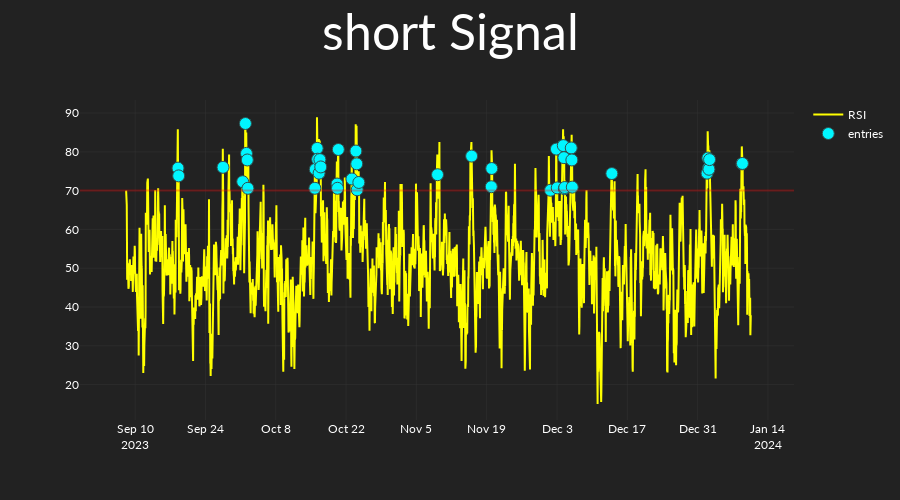
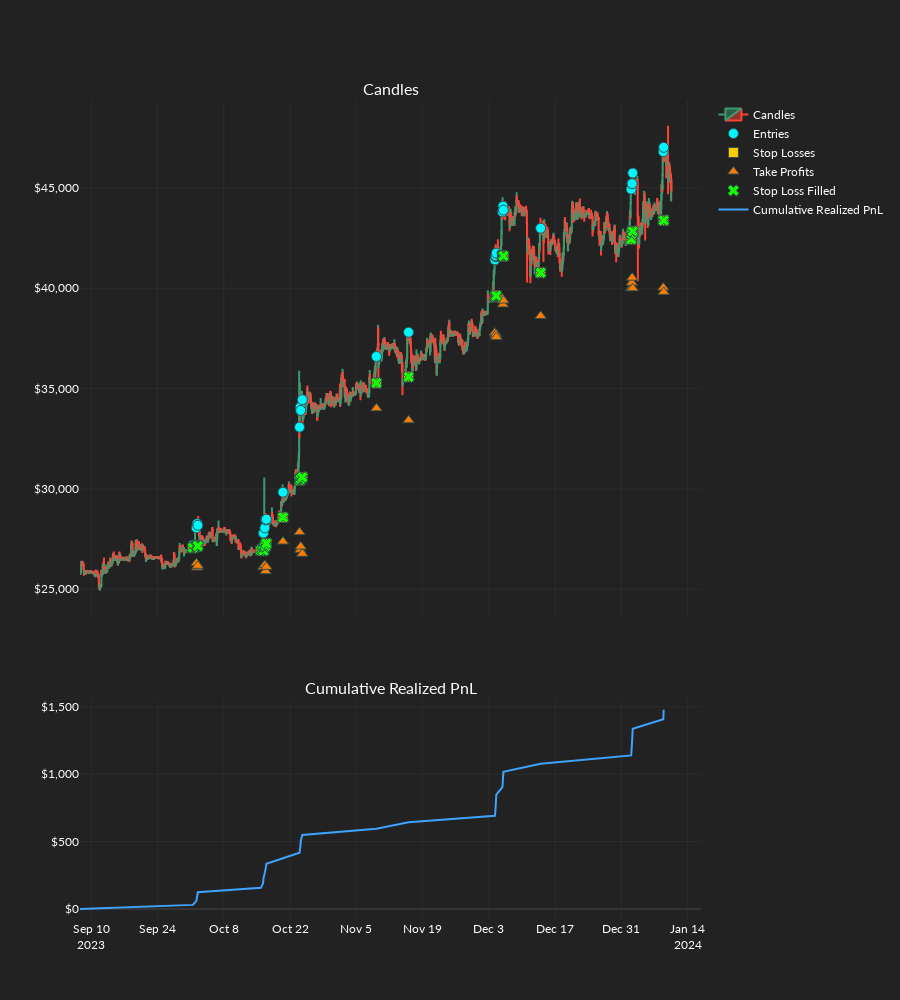

These figures' notebook cell, in order:
### Code cell
order_records_df = or_backtest(
    backtest_settings=backtest_settings,
    candles=candles,
    dos_arrays=dos_arrays,
    exchange_settings=exchange_settings,
    static_os=static_os,
    strategy=short_strat,
    dos_index=19,
    ind_set_index=4,
    plot_results=True,
    logger_bool=True,
)

### Figure 1 — Plotly figure (JSON) as saved in the notebook; plotly's stock layout.template omitted (floating-point values rounded to 4 significant figures; data arrays with more than 128 entries replaced by an {"elided": "..."} marker saying what was removed)
{"data": [{"line": {"color": "yellow"}, "name": "RSI", "type": "scatter", "x": {"elided": "3000 str values"}, "y": {"elided": "3000 float values"}}, {"marker": {"color": "#00F6FF", "line": {"color": "DarkSlateGrey", "width": 1}, "size": 12, "symbol": "circle"}, "mode": "markers", "name": "entries", "type": "scatter", "x": {"elided": "3000 str values"}, "y": {"elided": "3000 float values"}}], "layout": {"height": 500, "shapes": [{"line": {"color": "red"}, "opacity": 0.3, "type": "line", "x0": 0, "x1": 1, "xref": "x domain", "y0": 70, "y1": 70, "yref": "y"}], "title": {"font": {"size": 50}, "text": "short Signal", "x": 0.5, "xanchor": "center"}, "xaxis": {"rangeslider": {"visible": false}}}}

### Figure 2 — Plotly figure (JSON) as saved in the notebook; plotly's stock layout.template omitted (floating-point values rounded to 4 significant figures; data arrays with more than 128 entries replaced by an {"elided": "..."} marker saying what was removed)
{"data": [{"close": {"elided": "3000 float values"}, "high": {"elided": "3000 float values"}, "low": {"elided": "3000 float values"}, "name": "Candles", "open": {"elided": "3000 float values"}, "type": "candlestick", "x": {"elided": "3000 str values"}, "xaxis": "x", "yaxis": "y"}, {"marker": {"color": "#00F6FF", "line": {"color": "DarkSlateGrey", "width": 1}, "size": 10, "symbol": "circle"}, "mode": "markers", "name": "Entries", "type": "scatter", "x": ["2023-10-01T11:00:00", "2023-10-02T05:00:00", "2023-10-02T09:00:00", "2023-10-02T12:00:00", "2023-10-15T20:00:00", "2023-10-16T07:00:00", "2023-10-16T09:00:00", "2023-10-16T16:00:00", "2023-10-16T20:00:00", "2023-10-17T00:00:00", "2023-10-20T12:00:00", "2023-10-24T00:00:00", "2023-10-24T04:00:00", "2023-10-24T06:00:00", "2023-10-24T14:00:00", "2023-11-09T06:00:00", "2023-11-16T01:00:00", "2023-12-04T07:00:00", "2023-12-04T10:00:00", "2023-12-04T12:00:00", "2023-12-04T14:00:00", "2023-12-05T21:00:00", "2023-12-06T00:00:00", "2023-12-06T02:00:00", "2023-12-13T23:00:00", "2024-01-02T02:00:00", "2024-01-02T05:00:00", "2024-01-02T07:00:00", "2024-01-02T10:00:00", "2024-01-08T21:00:00", "2024-01-08T23:00:00"], "xaxis": "x", "y": [27200.0, 28050.0, 28260.0, 28180.0, 27030.0, 27800.0, 27790.0, 28054, 28450.0, 28490.0, 29830.0, 33070.0, 34070.0, 33910.0, 34440.0, 36590.0, 37800.0, 41410.0, 41560.0, 41610.0, 41740.0, 43790.0, 44080.0, 43890.0, 42980.0, 44930.0, 45210.0, 45200.0, 45730.0, 46800.0, 47010.0], "yaxis": "y"}, {"marker": {"color": "#FFCA00", "line": {"color": "DarkSlateGrey", "width": 1}, "size": 10, "symbol": "square"}, "mode": "markers", "name": "Stop Losses", "type": "scatter", "x": ["2023-10-01T11:00:00", "2023-10-02T05:00:00", "2023-10-02T09:00:00", "2023-10-02T12:00:00", "2023-10-15T20:00:00", "2023-10-16T07:00:00", "2023-10-16T09:00:00", "2023-10-16T16:00:00", "2023-10-16T20:00:00", "2023-10-17T00:00:00", "2023-10-20T12:00:00", "2023-10-24T00:00:00", "2023-10-24T04:00:00", "2023-10-24T06:00:00", "2023-10-24T14:00:00", "2023-11-09T06:00:00", "2023-11-16T01:00:00", "2023-12-04T07:00:00", "2023-12-04T10:00:00", "2023-12-04T12:00:00", "2023-12-04T14:00:00", "2023-12-05T21:00:00", "2023-12-06T00:00:00", "2023-12-06T02:00:00", "2023-12-13T23:00:00", "2024-01-02T02:00:00", "2024-01-02T05:00:00", "2024-01-02T07:00:00", "2024-01-02T10:00:00", "2024-01-08T21:00:00", "2024-01-08T23:00:00"], "xaxis": "x", "y": [27060.0, 27150.0, 27150.0, 27150.0, 26930.0, 26930.0, 26930.0, 27110.0, 27150.0, 27280.0, 28581, 30430.0, 30490.0, 30490.0, 30580.0, 35270.0, 35580.0, 39560.0, 39570.0, 39620.0, 39620.0, 41600.0, 41600.0, 41600.0, 40770.0, 42430, 42710.0, 42830.0, 42830.0, 43380.0, 43380.0], "yaxis": "y"}, {"marker": {"color": "#FF7B00", "line": {"color": "DarkSlateGrey", "width": 1}, "size": 10, "symbol": "triangle-up"}, "mode": "markers", "name": "Take Profits", "type": "scatter", "x": ["2023-10-01T11:00:00", "2023-10-02T05:00:00", "2023-10-02T09:00:00", "2023-10-02T12:00:00", "2023-10-15T20:00:00", "2023-10-16T07:00:00", "2023-10-16T09:00:00", "2023-10-16T16:00:00", "2023-10-16T20:00:00", "2023-10-17T00:00:00", "2023-10-20T12:00:00", "2023-10-24T00:00:00", "2023-10-24T04:00:00", "2023-10-24T06:00:00", "2023-10-24T14:00:00", "2023-11-09T06:00:00", "2023-11-16T01:00:00", "2023-12-04T07:00:00", "2023-12-04T10:00:00", "2023-12-04T12:00:00", "2023-12-04T14:00:00", "2023-12-05T21:00:00", "2023-12-06T00:00:00", "2023-12-06T02:00:00", "2023-12-13T23:00:00", "2024-01-02T02:00:00", "2024-01-02T05:00:00", "2024-01-02T07:00:00", "2024-01-02T10:00:00", "2024-01-08T21:00:00", "2024-01-08T23:00:00"], "xaxis": "x", "y": [26970.0, 26300.0, 26080.0, 26160.0, 26860.0, 26090.0, 26100.0, 26200.0, 25900.0, 26113, 27380.0, 27840, 26962, 27120.0, 26770.0, 34010.0, 33410.0, 37780.0, 37640.0, 37690.0, 37560.0, 39470.0, 39190.0, 39380.0, 38610.0, 40000.0, 40270.0, 40520.0, 39990.0, 40020.0, 39810.0], "yaxis": "y"}, {"marker": {"color": ["#14FF00", "#14FF00", "#14FF00", "#14FF00", "#14FF00", "#14FF00", "#14FF00", "#14FF00", "#14FF00", "#14FF00", "#14FF00", "#14FF00", "#14FF00", "#14FF00", "#14FF00", "#14FF00", "#14FF00", "#14FF00", "#14FF00", "#14FF00", "#14FF00", "#14FF00", "#14FF00", "#14FF00", "#14FF00", "#14FF00", "#14FF00", "#14FF00", "#14FF00", "#14FF00", "#14FF00"], "line": {"color": "DarkSlateGrey", "width": 1}, "size": 10, "symbol": "x"}, "mode": "markers", "name": "Stop Loss Filled", "type": "scatter", "x": ["2023-10-01T11:00:00", "2023-10-02T05:00:00", "2023-10-02T09:00:00", "2023-10-02T12:00:00", "2023-10-15T20:00:00", "2023-10-16T07:00:00", "2023-10-16T09:00:00", "2023-10-16T16:00:00", "2023-10-16T20:00:00", "2023-10-17T00:00:00", "2023-10-20T12:00:00", "2023-10-24T00:00:00", "2023-10-24T04:00:00", "2023-10-24T06:00:00", "2023-10-24T14:00:00", "2023-11-09T06:00:00", "2023-11-16T01:00:00", "2023-12-04T07:00:00", "2023-12-04T10:00:00", "2023-12-04T12:00:00", "2023-12-04T14:00:00", "2023-12-05T21:00:00", "2023-12-06T00:00:00", "2023-12-06T02:00:00", "2023-12-13T23:00:00", "2024-01-02T02:00:00", "2024-01-02T05:00:00", "2024-01-02T07:00:00", "2024-01-02T10:00:00", "2024-01-08T21:00:00", "2024-01-08T23:00:00"], "xaxis": "x", "y": [27060.0, 27150.0, 27150.0, 27150.0, 26930.0, 26930.0, 26930.0, 27110.0, 27150.0, 27280.0, 28581, 30430.0, 30490.0, 30490.0, 30580.0, 35270.0, 35580.0, 39560.0, 39570.0, 39620.0, 39620.0, 41600.0, 41600.0, 41600.0, 40770.0, 42430, 42710.0, 42830.0, 42830.0, 43380.0, 43380.0], "yaxis": "y"}, {"marker": {"color": "#14FF00", "line": {"color": "DarkSlateGrey", "width": 1}, "size": 10, "symbol": "star"}, "mode": "markers", "name": "Take Profit Filled", "type": "scatter", "x": [], "xaxis": "x", "y": [], "yaxis": "y"}, {"marker": {"color": "#F1FF00", "line": {"color": "DarkSlateGrey", "width": 1}, "size": 10, "symbol": "diamond-cross"}, "mode": "markers", "name": "Moved SL", "type": "scatter", "x": [], "xaxis": "x", "y": [], "yaxis": "y"}, {"line": {"color": "#3EA3FF"}, "name": "Cumulative Realized PnL", "type": "scatter", "x": ["2023-09-07T15:00:00", "2023-10-01T11:00:00", "2023-10-02T05:00:00", "2023-10-02T09:00:00", "2023-10-02T12:00:00", "2023-10-15T20:00:00", "2023-10-16T07:00:00", "2023-10-16T09:00:00", "2023-10-16T16:00:00", "2023-10-16T20:00:00", "2023-10-17T00:00:00", "2023-10-20T12:00:00", "2023-10-24T00:00:00", "2023-10-24T04:00:00", "2023-10-24T06:00:00", "2023-10-24T14:00:00", "2023-11-09T06:00:00", "2023-11-16T01:00:00", "2023-12-04T07:00:00", "2023-12-04T10:00:00", "2023-12-04T12:00:00", "2023-12-04T14:00:00", "2023-12-05T21:00:00", "2023-12-06T00:00:00", "2023-12-06T02:00:00", "2023-12-13T23:00:00", "2024-01-02T02:00:00", "2024-01-02T05:00:00", "2024-01-02T07:00:00", "2024-01-02T10:00:00", "2024-01-08T21:00:00", "2024-01-08T23:00:00"], "xaxis": "x2", "y": [0, 29.98, 60.27, 91.56, 123.5, 156.5, 190.1, 225.1, 260.8, 297.5, 335.0, 375.1, 416.7, 459.2, 503.1, 549.0, 594.9, 642.7, 691.2, 741.7, 794.0, 847.9, 903.6, 959.4, 1017.0, 1078.0, 1139.0, 1203.0, 1268.0, 1336.0, 1407.0, 1479.0], "yaxis": "y2"}], "layout": {"annotations": [{"font": {"size": 16}, "showarrow": false, "text": "Candles", "x": 0.5, "xanchor": "center", "xref": "paper", "y": 1, "yanchor": "bottom", "yref": "paper"}, {"font": {"size": 16}, "showarrow": false, "text": "Cumulative Realized PnL", "x": 0.5, "xanchor": "center", "xref": "paper", "y": 0.27, "yanchor": "bottom", "yref": "paper"}], "height": 1000, "xaxis": {"anchor": "y", "domain": [0, 1], "matches": "x2", "rangeslider": {"visible": false}, "showticklabels": false}, "xaxis2": {"anchor": "y2", "domain": [0, 1]}, "yaxis": {"anchor": "x", "domain": [0.37, 1], "tickformat": "$,"}, "yaxis2": {"anchor": "x2", "domain": [0, 0.27], "tickformat": "$,"}}}
